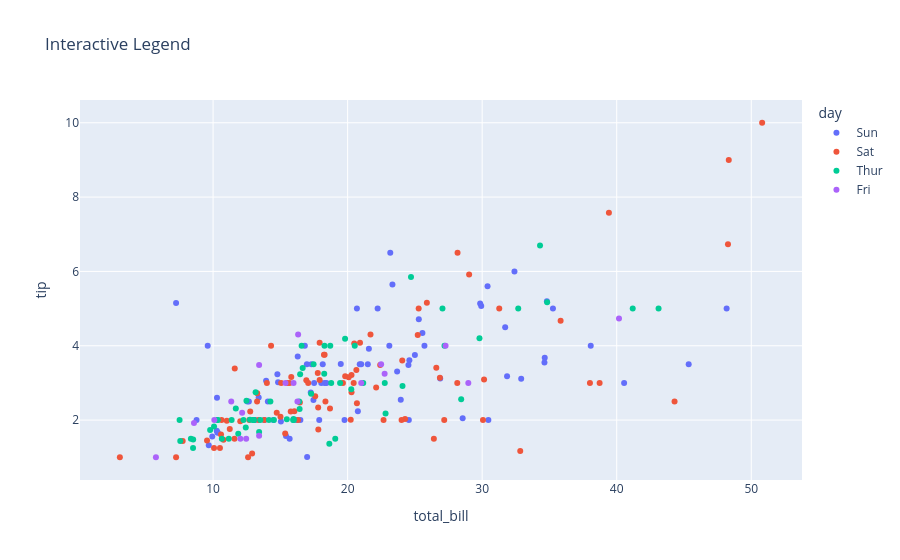

The notebook cell this image was saved under:
### Markdown cell above
#### Interactive Legend

Plotly legends are interactive.

You can:

- Click a legend item to hide or show a category.
- Double-click a legend item to display only that category.

### Code cell
fig = px.scatter(
    tips,
    x="total_bill",
    y="tip",
    color="day",
    title="Interactive Legend"
)

fig.show()
